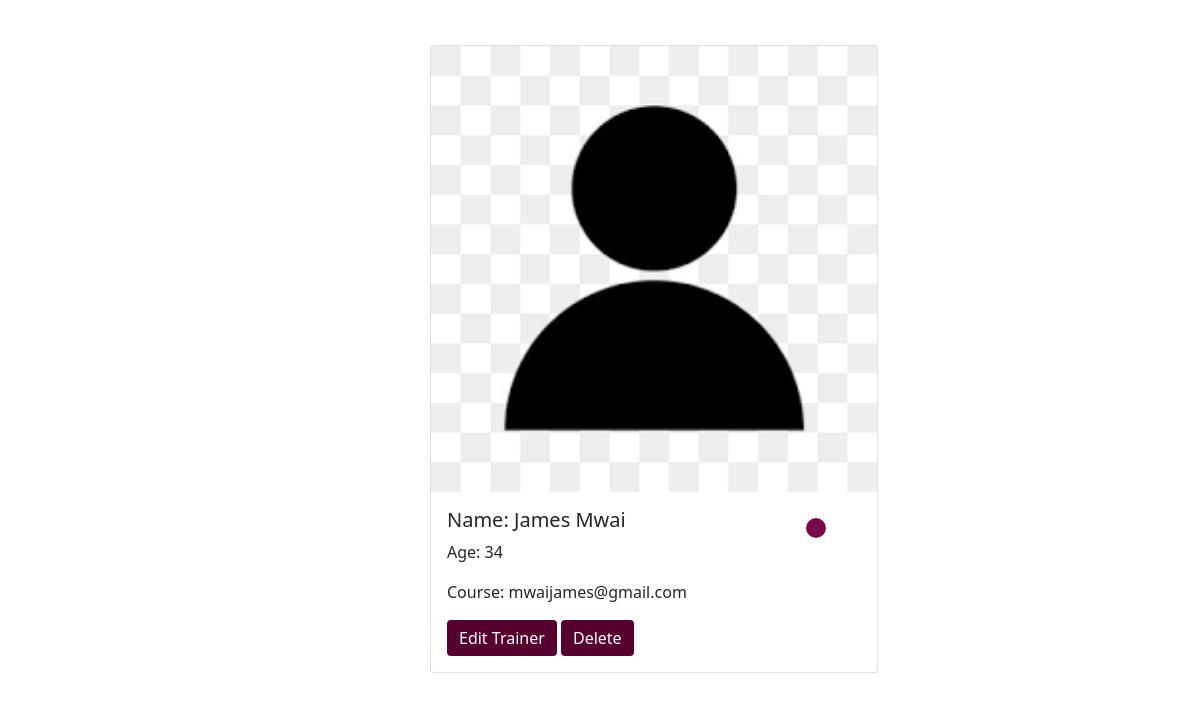
Page /trainer/profile/1/ on the earlier database version.
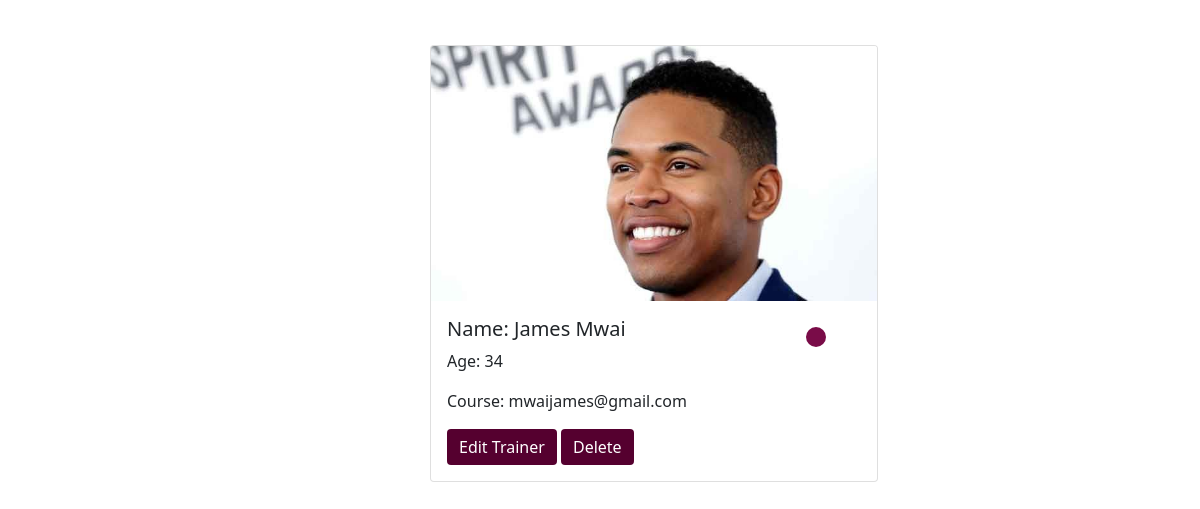
Same page on the later database version.
### trainer/models.py (models this page shows)
class Trainer(models.Model):
    profile_pic = models.ImageField(upload_to = 'images/')
    first_name=models.CharField(max_length=12)
    last_name=models.CharField(max_length=12)
    gender_choice=(
        ('1','Female'),
        ('2','Male'),
        ('3','Prefer not to say')
    )
    gender=models.CharField(max_length=8,choices=gender_choice)
    age=models.PositiveSmallIntegerField(null=True, blank=True)
    date_of_birth=models.DateField(null=True)
    phone_number=models.CharField(max_length=10)
    nationality_choice=(
        ('1','Rwandan'),
        ('2','Kenyan'),
        ('3','Ugandan'),
        ('4','SouthSudanes'),
        ('5','Sudanes')
    )
    nationality=models.CharField(max_length=15,choices=nationality_choice)
    national_Id=models.CharField(max_length=20)
    email_address=models.EmailField(null=True)
    joining_date=models.DateField(null=True)
    resume=models.FileField(upload_to="documents/",null=True)
    contract=models.FileField(upload_to="documents/",null=True, blank=True)
    course_name=models.CharField(max_length=25)
    salary=models.PositiveBigIntegerField(null=True, blank=True)
    job_title=models.CharField(max_length=25)
    company=models.CharField(max_length=30)

### trainer/views.py (the view)
# urls.py: path("profile/<int:id>/", trainer_profile, name="trainer_profile"),
def trainer_profile(request, id):
    trainer = Trainer.objects.get(id=id)
    return render(request, "trainer_profile.htm", {"trainer":trainer})

### trainer/templates/trainer_profile.htm (shortened to what this page needs)
<!DOCTYPE html>
<html lang="en">
<head>
  <link href="https://cdn.jsdelivr.net/npm/bootstrap@5.0.0/dist/css/bootstrap.min.css"
        rel="stylesheet"
>
</head>
<body>
<div style="display: flex; flex-direction: row; flex-wrap: wrap">
  <div class="card" style="width: 28rem; margin: 10px; margin-left: 130px; margin-top: 45px;">
    <img src="{{trainer.profile_pic.url}}" class="card-img-top" >
    <div class="card-body">
      <div style="display: flex; flex-direction: row">
        <h5 class="card-title">Name: {{trainer.first_name}} {{trainer.last_name}}</h5>
        <div style="
          background: rgb(121, 12, 72);
          width: 20px;
          height: 20px;
          margin-left: 180px;
          border-radius: 50%;
          margin-top: 10px;
        "></div>
      </div>
      <p class="card-text">Age: {{trainer.age}}</p>
      <p class="card-text">Course: {{trainer.email_address}}</p>
      <a href="/command/1/color" class="btn btn-primary" style="background-color: rgb(85, 0, 47); border: 1px rgb(85, 0, 47)">Edit Trainer</a>
      <a href="/command/1/delete" class="btn btn-primary" style="background-color: rgb(85, 0, 47); border: 1px rgb(85, 0, 47)">Delete</a>
    </div>
  </div>
</div>
</body>
</html>

Differences in the rows shown:
changed Trainer "James": profile_pic: a different picture
